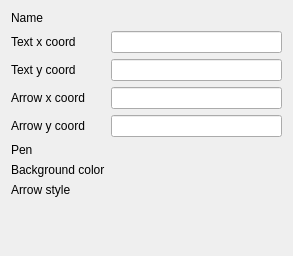
<?xml version="1.0" encoding="UTF-8"?>
<ui version="4.0">
 <class>ArrowedTextControlWidget</class>
 <widget class="QWidget" name="ArrowedTextControlWidget">
  <property name="geometry">
   <rect>
    <x>0</x>
    <y>0</y>
    <width>293</width>
    <height>256</height>
   </rect>
  </property>
  <property name="windowTitle">
   <string>Form</string>
  </property>
  <layout class="QFormLayout" name="formLayout">
   <item row="0" column="0">
    <widget class="QLabel" name="label">
     <property name="text">
      <string>Name</string>
     </property>
    </widget>
   </item>
   <item row="0" column="1">
    <widget class="LineEditWithUnicodeDialog" name="nameLineEdit" native="true"/>
   </item>
   <item row="1" column="0">
    <widget class="QLabel" name="label_2">
     <property name="text">
      <string>Text x coord</string>
     </property>
    </widget>
   </item>
   <item row="1" column="1">
    <widget class="QLineEdit" name="textXCoordLineEdit"/>
   </item>
   <item row="2" column="0">
    <widget class="QLabel" name="label_3">
     <property name="text">
      <string>Text y coord</string>
     </property>
    </widget>
   </item>
   <item row="2" column="1">
    <widget class="QLineEdit" name="textYCoordLineEdit"/>
   </item>
   <item row="3" column="0">
    <widget class="QLabel" name="label_4">
     <property name="text">
      <string>Arrow x coord</string>
     </property>
    </widget>
   </item>
   <item row="3" column="1">
    <widget class="QLineEdit" name="arrowXCoordLineEdit"/>
   </item>
   <item row="4" column="0">
    <widget class="QLabel" name="label_5">
     <property name="text">
      <string>Arrow y coord</string>
     </property>
    </widget>
   </item>
   <item row="4" column="1">
    <widget class="QLineEdit" name="arrowYCoordLineEdit"/>
   </item>
   <item row="5" column="0">
    <widget class="QLabel" name="label_9">
     <property name="text">
      <string>Pen</string>
     </property>
    </widget>
   </item>
   <item row="6" column="0">
    <widget class="QLabel" name="label_7">
     <property name="text">
      <string>Background color</string>
     </property>
    </widget>
   </item>
   <item row="6" column="1">
    <widget class="ColorChoiseWidget" name="backgroundColorWidget" native="true"/>
   </item>
   <item row="7" column="0">
    <widget class="QLabel" name="label_8">
     <property name="text">
      <string>Arrow style</string>
     </property>
    </widget>
   </item>
   <item row="7" column="1">
    <widget class="AnyComboBox" name="arrowStyleComboBox" native="true"/>
   </item>
   <item row="5" column="1">
    <widget class="PenChoiceWidget" name="penChoiceWidget" native="true"/>
   </item>
  </layout>
 </widget>
 <customwidgets>
  <customwidget>
   <class>AnyComboBox</class>
   <extends>QWidget</extends>
   <header location="global">commonWidgets/anycombobox.h</header>
   <container>1</container>
  </customwidget>
  <customwidget>
   <class>ColorChoiseWidget</class>
   <extends>QWidget</extends>
   <header location="global">commonWidgets/colorchoisewidget.h</header>
   <container>1</container>
  </customwidget>
  <customwidget>
   <class>LineEditWithUnicodeDialog</class>
   <extends>QWidget</extends>
   <header>commonWidgets/lineeditwithunicodedialog.h</header>
   <container>1</container>
  </customwidget>
  <customwidget>
   <class>PenChoiceWidget</class>
   <extends>QWidget</extends>
   <header>commonWidgets/penchoicewidget.h</header>
   <container>1</container>
  </customwidget>
 </customwidgets>
 <resources/>
 <connections/>
</ui>
